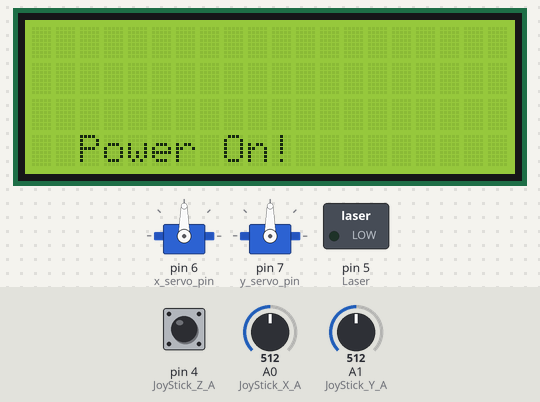
Bench run of a sketch on a simulated Arduino Uno, built with avr-gcc and run on an emulated ATmega328P. Parts: 20×4 character LCD, 2 × servo, switched loads named in the sketch (green lamp = pin HIGH). The test bench sets the inputs (shaded band); at power-on: A1 (JoyStick_Y_A) = 512, A0 (JoyStick_X_A) = 512, pin 4 (JoyStick_Z_A) HIGH. What the sketch prints to the serial monitor is not drawn.

Above: at 0.1 s.
2.3 s: A1 (JoyStick_Y_A) set to 1010
4.8 s: A1 (JoyStick_Y_A) set to 533
At 7.6 s:
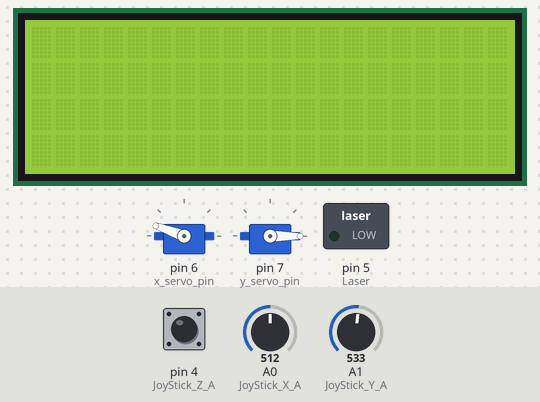
7.8 s: A1 (JoyStick_Y_A) set to 507
10.8 s: A1 (JoyStick_Y_A) set to 0
At 13.0 s:
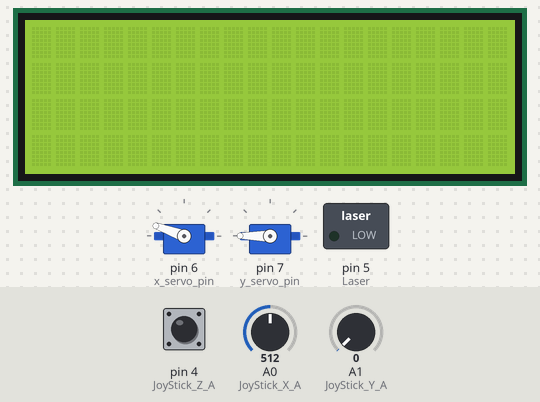
13.7 s: A1 (JoyStick_Y_A) set to 716
16.7 s: A0 (JoyStick_X_A) set to 982
19.7 s: A0 (JoyStick_X_A) set to 1014
Timing chart, 0 to 22.7 s (numbered marks = the images above; inputs shaded):
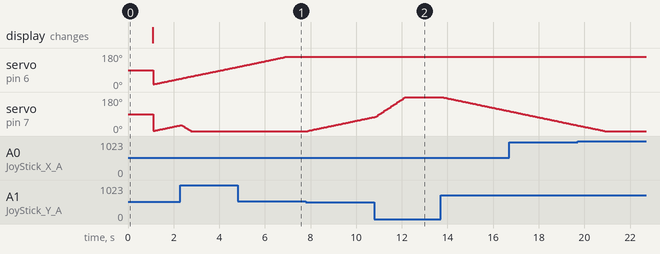

The sketch:

JoystickXYBot.ino
```cpp
#include <Servo.h>;
#include <Wire.h>;
#include <LiquidCrystal_I2C.h>

LiquidCrystal_I2C lcd(0x27,20,4);

int JoyStick_X_A = A0;
int JoyStick_Y_A = A1;
int JoyStick_Z_A = 4;
int x_filtered_A, y_filtered_A;
int x_pwm,y_pwm;
int x_servo_pin = 6;
int y_servo_pin = 7;
float alpha = .9;
int Laser = 5;
int delay1 = 20;
int delay2 = 50;

Servo servo_x, servo_y;
void setup ()
{
  lcd.begin();
  lcd.backlight();
  lcd.setCursor(2,5);
  lcd.print("Power On!");

  servo_x.attach(x_servo_pin, 1000, 2000);
  servo_y.attach(y_servo_pin, 1000, 2000);
  pinMode (JoyStick_X_A, INPUT);
  pinMode (JoyStick_Y_A, INPUT);
  pinMode (JoyStick_Z_A, INPUT_PULLUP);
  pinMode (Laser, OUTPUT);
  Serial.begin (9600);
  x_filtered_A = analogRead(JoyStick_X_A);
  y_filtered_A = analogRead(JoyStick_Y_A);
  delay(1000);
  lcd.clear();
}
void loop ()
{
  time1();
  delay (delay1);
  int z_A = digitalRead(JoyStick_Z_A);
  x_pwm = constrain(x_pwm, 15, 160);
  y_pwm = constrain(y_pwm, 0, 180);
  Serial.print(x_pwm);
  Serial.print(", ");
  Serial.print(y_pwm);
  Serial.print(", ");
  Serial.println(z_A);
  lcd.print("X:");
  lcd.print(x_filtered_A);
  lcd.print(", ");
  lcd.print("Y:");
  lcd.print(y_filtered_A);
  lcd.print(", ");
  lcd.println(z_A);
  lcd.clear();
  servo_x.write(x_pwm);
  servo_y.write(y_pwm);
  if(z_A == 0) {digitalWrite(Laser, HIGH);} else {digitalWrite(Laser, LOW);}
}

void time1(){

    int x_raw_A = analogRead(JoyStick_X_A);
    x_filtered_A = (alpha*x_raw_A) + ((1-alpha)*x_filtered_A);
    if(x_filtered_A > 1000){x_pwm = x_pwm + 3;}
    else if(x_filtered_A <= 1000 && x_filtered_A > 510){x_pwm = x_pwm + 1;}
    else if(x_filtered_A <= 490 && x_filtered_A > 10){x_pwm = x_pwm - 1;}
    else if(x_filtered_A <= 10){x_pwm = x_pwm - 3;}

    int y_raw_A = analogRead(JoyStick_Y_A);
    y_filtered_A = (alpha*y_raw_A) + ((1-alpha)*y_filtered_A);
    if(y_filtered_A < 10){y_pwm = y_pwm + 3;}
    else if(y_filtered_A >= 10 && y_filtered_A < 525){y_pwm = y_pwm + 1;}
    else if(y_filtered_A >= 535 && y_filtered_A < 1000){y_pwm = y_pwm - 1;}
    else if(y_filtered_A >= 1000){y_pwm = y_pwm - 3;}


}
```

Measured:
- after the input at 7.8 s, servo on pin 7 (y_servo_pin): moves from 0° to 74° over 2.9 s, starting after 0.07 s
- after the input at 13.7 s, servo on pin 7 (y_servo_pin): moves from 180° to 105° over 2.9 s, starting after 0.06 s
